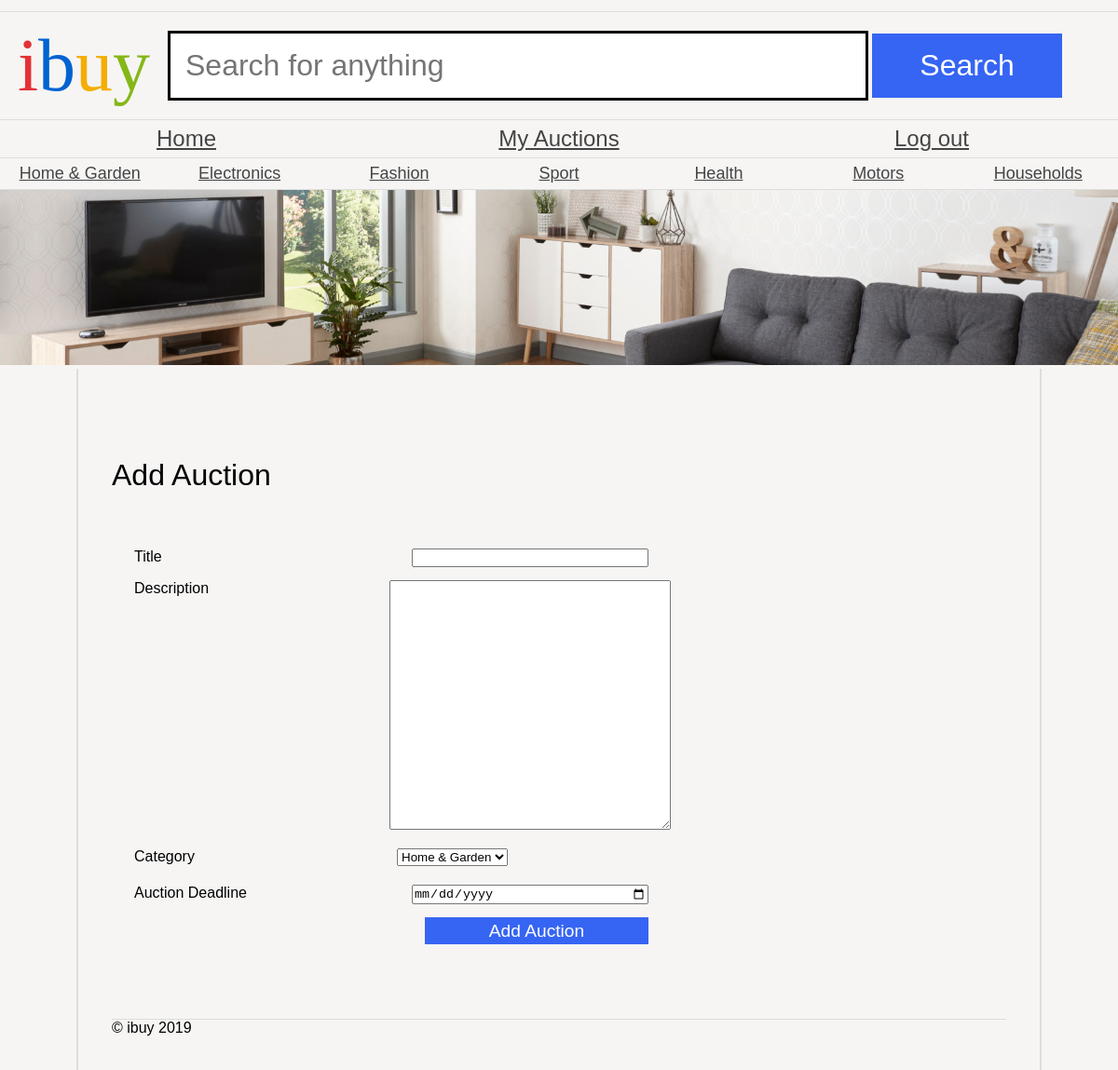
The page /websites/as1/public/addAuction.php (signed in) on the database its author committed.
### tables this page shows
CREATE TABLE `category` (
  `id` int(4) NOT NULL,
  `name` varchar(200) NOT NULL
);

### websites/as1/public/addAuction.php (the view, shortened to what this page needs)
<?php
include 'mainLayout.php';
if (isset($_POST['submit'])) {
    $full_name = $_SESSION['auctionUser'];
    $title = $_POST['title'];
    $description = $_POST['description'];
    $category = $_POST['category'];
    $deadline = $_POST['deadline'];
    $insert = "INSERT INTO `auction` (`full_name`, `title`, `description`, `categoryId`, `end_date`) VALUES ('$full_name', '$title', '$description', '$category', '$deadline')";
    if ($databaseConnection->query($insert)) {
        echo '<p>Auction Added</p>';
    }
} else {
?>
    <h1>Add Auction</h1>
    <form method="POST">
        <label>Title</label> <input type="text" name="title" required />
        <label>Description</label><textarea name="description" required></textarea>
        <label>Category</label>
        <select name="category">
            <?php
            foreach ($categories as $category) {
                echo ' <option value = "' . $category['id'] . '">' . $category['name'] . '</option>';
            }
            ?>
        </select>
        <label>Auction Deadline</label> <input type="date" name="deadline" required />
        <input type="submit" value="Add Auction" name="submit" />
    </form>
<?php
}
include 'footerLayout.php';
?>

### websites/as1/public/mainLayout.php (shortened to what this page needs)
<?php
include 'databaseConnection.php';
?>
<!DOCTYPE html>
<html>
<head>
    <link rel="stylesheet" href="ibuy.css" />
</head>
<body>
    <header>
        <h1><span class="i">i</span><span class="b">b</span><span class="u">u</span><span class="y">y</span></h1>
        <form action="#">
            <input type="text" name="search" placeholder="Search for anything" />
            <input type="submit" name="submit" value="Search" />
        </form>
    </header>
    <nav>
        <ul>
            <li><a class="categoryLink" href="index.php">Home</a></li>
            <li><a class="categoryLink" href="auctions.php">My Auctions</a></li>
            <?php
            if (!isset($_SESSION['auctionUser'])) {
                echo '<li><a class="categoryLink" href="login.php">Log In</a></li>';
                echo '<li><a class="categoryLink" href="register.php">Register</a></li>';
            } else {
                echo '<li><a class="categoryLink" href="logout.php">Log out</a></li>';
            }
            ?>
        </ul>
    </nav>
    <nav style="font-size: 12px;">
        <ul>
            <?php
            $categories = $databaseConnection->prepare('SELECT * FROM category');
            $categories->execute();
            $categories = $categories->fetchAll();
            foreach ($categories as $category) {
                echo '<li><a class="categoryLink" href="category.php?id=' . $category['id'] . '">' . $category['name'] . '</a></li>';
            }
            ?>
        </ul>
    </nav>
    <img src="banners/1.jpg" alt="Banner" />
    <main>

### websites/as1/public/ibuy.css (style rules this page uses)
* { margin: 0; padding: 0; }
body { font-family: 'Oxygen-Regular', sans-serif; background-color: #f6f5f4; max-width: 100vw; overflow-x: hidden; }
h1, h2, h3, h4 { font-weight: normal; }
a, a:visited { color: #444; }
header { margin-top: 1vw; font-family: 'Univers-Light-Normal'; display: grid; grid-template-columns: 15% 85%; align-items: center; padding-top: 1vw; padding-bottom: 1vw; border-top: 1px solid #ddd; border-bottom: 1px solid #ddd; }
select { margin-right: 175px; margin-bottom: 20px; }
header h1 { text-align: center; font-size: 5em; }
form { display: block; }
header form input[type=text] { border: 3px solid black; font-size: 2em; padding: 0.5em; width: 70%; }
body > img { width: 100vw; }
header form input[type=submit] { background-color: #3665f3; color: white; width: 20%; font-size: 2em; padding: 0.5em; cursor: pointer; border: 0; }
header .i { color: #e43137; }
header .b { color: #0063d1; }
header .u { color: #f4ae01; }
header .y { color: #85b716; }
body > nav { border-bottom: 1px solid #ddd; }
body > nav ul li:last-child a:after { position: absolute; }
body > nav ul { display: flex; width: 100vw; list-style-type: none; }
body > nav ul li { flex: 1; }
body > nav ul li a { display: block; text-align: center; padding-top: 0.5vw; padding-bottom: 0.5vw; font-size: 1.5em; }
main { padding: 3vw; display: block; overflow: hidden; width: 80vw; margin: auto; border-left: 2px solid #ddd; border-right: 2px solid #ddd; }
main h1 { margin-top: 5vw; margin-bottom: 5vw; }
textarea { width: 50%; height: 20em; margin-bottom: 20px; }
main form { display: flex; flex-wrap: wrap; width: 50vw; }
main form label, main form input { flex-grow: 1; width: 20vw; margin-bottom: 1em; margin-right: 2vw; margin-left: 2vw; }
main form input[type=submit] { background-color: #3665f3; color: white; flex-grow: 0; margin-left: auto; font-size: 1.2em; padding: 0.2em; cursor: pointer; border: 0; }

### rows shown on the page
category: name "Home & Garden"
category: name "Electronics"
category: name "Fashion"
category: name "Sport"
category: name "Health"
category: name "Motors"
category: name "Households"

### other values the page prints
form field category "Home & Garden"
